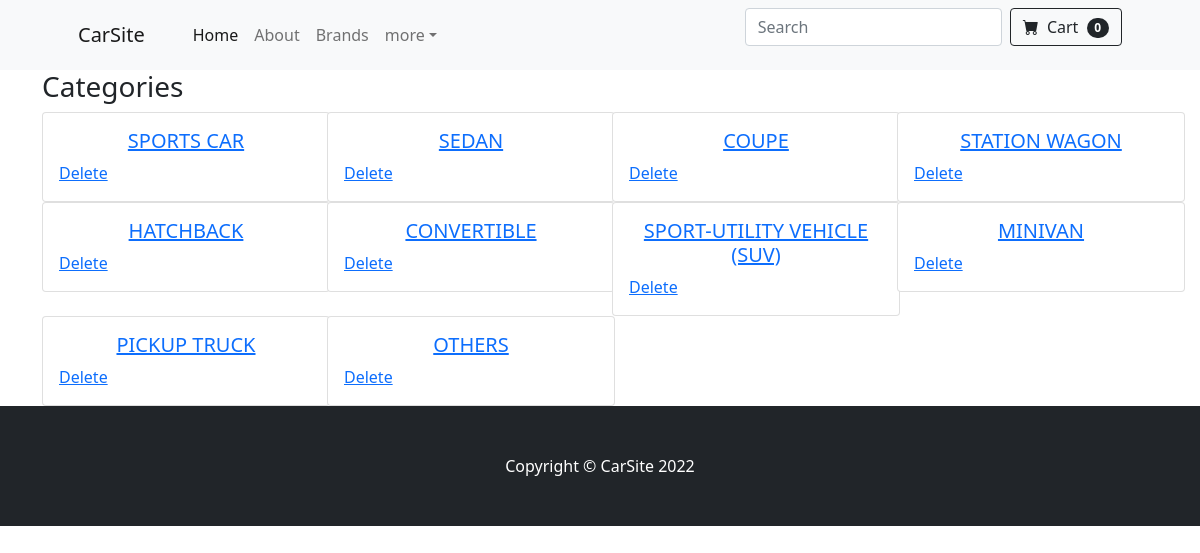
Page /categories/ on the committed database.
### core/models.py (models this page shows, shortened)
class Category(models.Model):
    category_name = models.CharField(max_length=50)
    category_slug = models.CharField(max_length=50)
    category_status = models.BooleanField(default=True, null=False)
    class Meta:
        verbose_name_plural = 'Categories'

### core/views.py (the view)
# urls.py: path('categories/', views.category, name='category'),
def category(request):
    category = Category.objects.filter(category_status=True)
    context = {
        'category': category
    }
    return render(request, 'front/category.html', context)

### templates/front/category.html (shortened to what this page needs)
{% extends "base.html" %}
{% load static %}
{% block content %}
<div class="container">
    <div class="row">
        <div class="col-md-12">
            <h3>Categories</h3>
            <div class="row">
                {% for cat in category %}
                    <div class="col-md-3">
                        <div class="card" style="width: 18rem;">
                            <div class="card-body">
                                <a href=" {% url "core:collection2" cat.category_slug %} "><h5 class="text-center"> {{cat.category_name}} </h5></a>
                                <a href=" {% url 'core:delete-category' cat.category_slug %} ">Delete</a>
                            </div>
                        </div>
                    </div>
                {% endfor %}
            </div>
        </div>
    </div>
</div>
{% endblock %}

### rows in the picture
Category: category_name "SPORTS CAR"
Category: category_name "SEDAN"
Category: category_name "COUPE"
Category: category_name "STATION WAGON"
Category: category_name "HATCHBACK"
Category: category_name "CONVERTIBLE"
Category: category_name "SPORT-UTILITY VEHICLE (SUV)"
Category: category_name "MINIVAN"
Category: category_name "PICKUP TRUCK"
Category: category_name "OTHERS"
